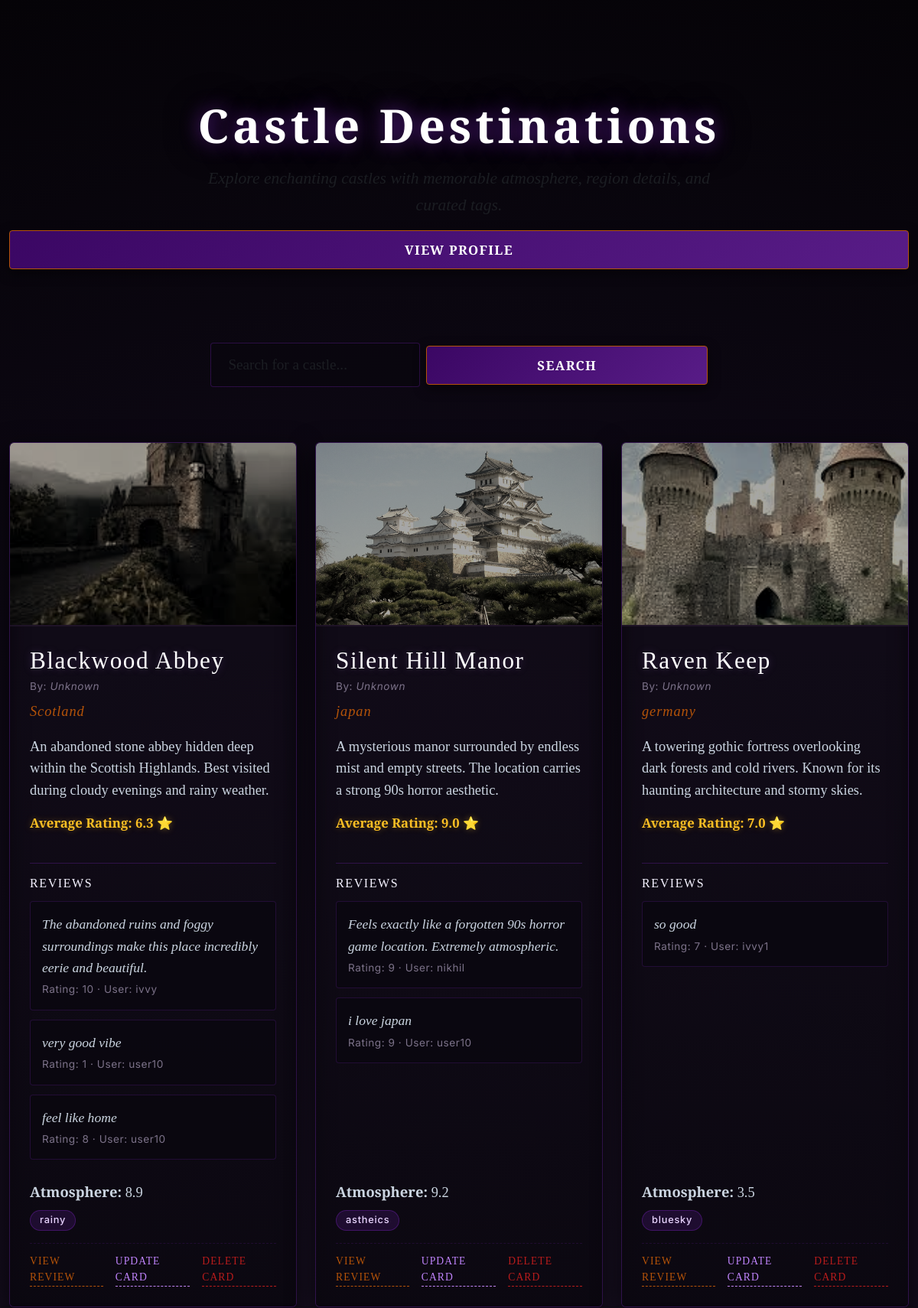
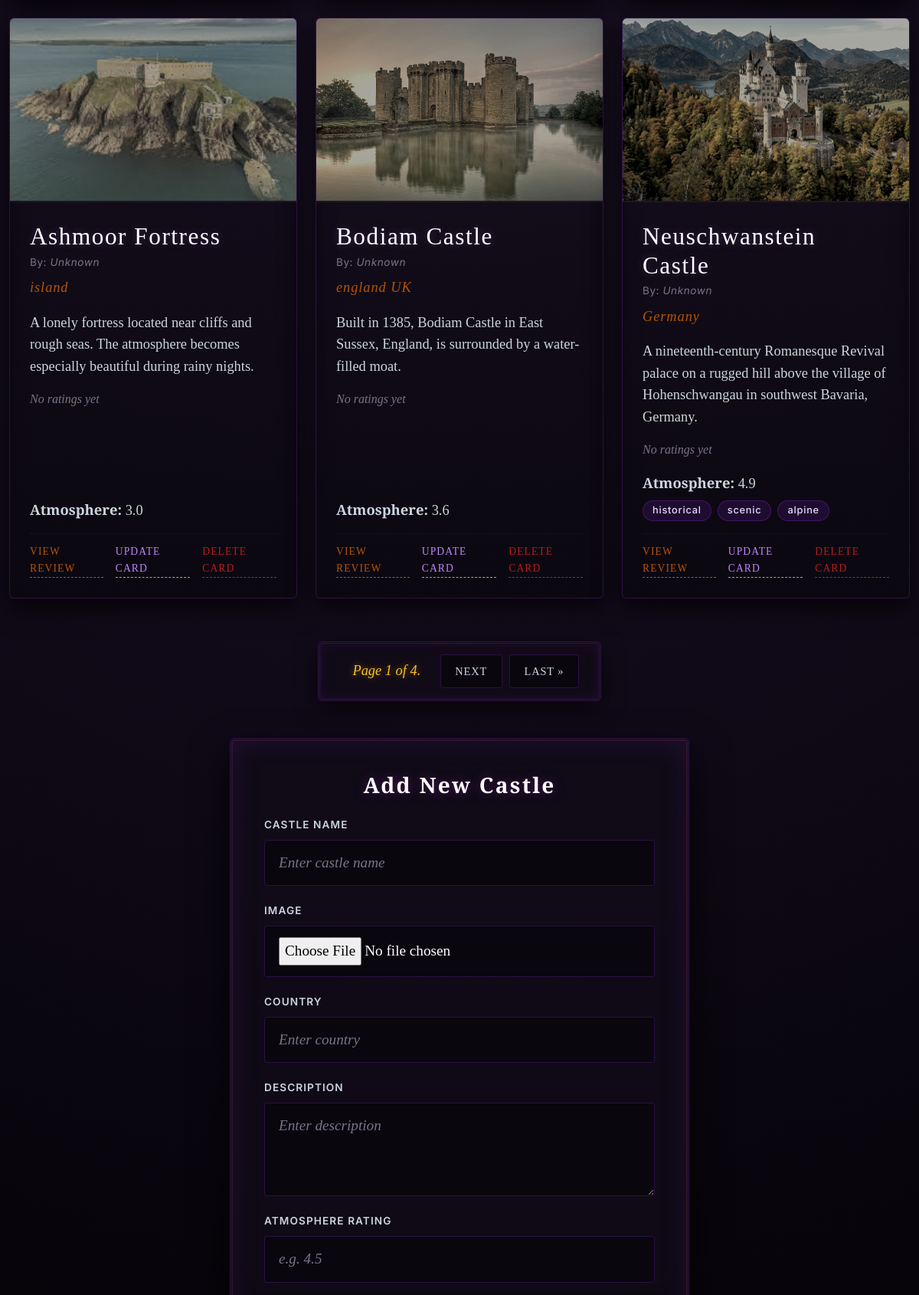
The page /home/ (signed in, upper part) on the database its author committed (2 pictures, top to bottom).
### core/models.py (models this page shows, shortened)
class Destination(models.Model):
    posted_by = models.ForeignKey(User, on_delete=models.SET_NULL, null=True, blank=True, related_name='destinations' )
    castle = models.CharField(max_length=100, unique=True)
    country = models.CharField(max_length=100)
    description = models.TextField()
    image = models.ImageField(upload_to="images/", blank=True, null=True)
    atmosphere = models.FloatField()
    tags = models.ManyToManyField('Tag',related_name="destinations", blank=True)

class Review(models.Model):
    comment = models.TextField()
    rating = models.IntegerField()
    user = models.ForeignKey(User, on_delete=models.CASCADE)
    destination = models.ForeignKey(Destination, on_delete=models.CASCADE)

class Tag(models.Model):
    name = models.CharField(max_length=50)

### core/views.py (the view, shortened to what this page needs)
# urls.py: 2. Add a URL to urlpatterns:  path('', views.home, name='home')
@login_required
def home(request):
    search = request.GET.get("castle")
    if search:
        dest = Destination.objects.filter(castle__icontains=search)
    else:
        dest = Destination.objects.annotate(Avg_rate=Avg('review__rating'))
    paginator = Paginator(dest,6)
    page_number = request.GET.get("page")
    page_obj = paginator.get_page(page_number)
    return render(request, "core/home.html",{"page_obj" : page_obj, "search":search})

### templates/core/home.html (shortened to what this page needs)
<!DOCTYPE html>
<html lang="en">
<head>
    {% load static %}
    <link rel="stylesheet" href="https://cdn.jsdelivr.net/npm/bootstrap@5.3.8/dist/css/bootstrap.min.css">
    <link rel="stylesheet" href="{% static 'core/styles.css' %}">
</head>
<body>
    <div class="container py-5">
        <div class="text-center mb-5 home-hero">
            <h1 class="hero-title display-5 fw-bold">Castle Destinations</h1>
            <p class="text-muted">Explore enchanting castles with memorable atmosphere, region details, and curated tags.</p>
            <div class="profile-actions mt-3">
                <a href="{% url 'profile' %}" class="btn btn-primary px-4 py-2">View Profile</a>
            </div>
        </div>
        <div class="search-container mb-5">
            <form method="get" class="d-flex gap-2 justify-content-center align-items-center">
                <input type="search" name="castle" class="form-control form-control-lg w-75" placeholder="Search for a castle...">
                <button type="submit" class="btn btn-primary px-4 py-2">Search</button>
            </form>
        </div>
        <div class="row row-cols-1 row-cols-md-2 row-cols-lg-3 g-4 destination-list">
            {% for d in page_obj %}
            <div class="col">
                <article class="destination-card card h-100">
                    {% if d.image %}
                    <img src="{{ d.image.url }}" alt="{{ d.castle }}" class="card-img-top">
                    {% endif %}
                    <div class="card-body destination-card-body d-flex flex-column">
                        <div>
                            <h2 class="destination-card-title h4">{{ d.castle }}</h2>
                            <p class="destination-card-author mb-2">
                                <span class="text-muted-gothic">By: </span>
                                {% if d.posted_by %}
                                    <a href="{% url 'public_profile' d.posted_by.id %}" class="author-link">{{ d.posted_by.username }}</a>
                                {% else %}
                                    <span class="author-unknown">Unknown</span>
                                {% endif %}
                            </p>
                            <p class="destination-card-subtitle mb-3">{{ d.country }}</p>
                            <p class="destination-card-text mb-3">{{ d.description }}</p>
                            {% if d.Avg_rate %}
                                <p class="average-rating-stars mb-3">Average Rating: {{ d.Avg_rate|floatformat:1 }} ⭐</p>
                            {% else %}
                                <p class="average-rating-none mb-3">No ratings yet</p>
                            {% endif %}
                        </div>
                        {% if d.review_set.all %}
                        <div class="review-section mb-3">
                            <h6 class="review-title">Reviews</h6>
                            {% for review in d.review_set.all %}
                            <div class="review-card mb-2 p-3 rounded-3">
                                <p class="review-text mb-1">{{ review.comment }}</p>
                                <p class="review-meta mb-0">Rating: {{ review.rating }} · User: {{ review.user }}</p>
                            </div>
                            {% endfor %}
                        </div>
                        {% endif %}
                        <div class="mt-auto">
                            <p class="destination-card-text mb-2"><strong>Atmosphere:</strong> {{ d.atmosphere }}</p>
                            <div class="destination-card-meta d-flex flex-wrap align-items-center gap-2 mt-2">
                                {% for tag in d.tags.all %}
                                    <span class="badge rounded-pill bg-secondary">{{ tag.name }}</span>
                                {% endfor %}
                                <div class="card-action-links d-flex gap-3 align-items-center w-100 mt-2">
                                    <a href="{% url 'review_view' d.id %}" class="view-review-link">View Review</a>
                                    <a href="{% url 'update_card' d.id %}" class="update-card-link">Update Card</a>
                                    <a href="{% url 'delete_castle' d.id %}" class="delete-card-link">Delete Card</a>
                                </div>
                            </div>
                        </div>
                    </div>
                </article>
            </div>
            {% endfor %}
        </div>
        <div class="pagination">
    <span class="step-links">
        <span class="current">
            Page {{ page_obj.number }} of {{ page_obj.paginator.num_pages }}.
        </span>
        {% if page_obj.has_next %}
            <a href="?page={{ page_obj.next_page_number }}">next</a>
            <a href="?page={{ page_obj.paginator.num_pages }}">last &raquo;</a>
        {% endif %}
    </span>
</div>
        <div class="auth-card mt-5" style="max-width: 600px; margin: 0 auto;">
            <h3 class="mb-4">Add New Castle</h3>
            <form method="POST" enctype="multipart/form-data" class="auth-form">
                <label>
                    Castle Name
                    <input type="text" name="castle" placeholder="Enter castle name" required>
                </label>
                <label>
                    Image
                    <input type="file" name="image">
                </label>
                <label>
                    Country
                    <input type="text" name="country" placeholder="Enter country" required>
                </label>
                <label>
                    Description
                    <textarea name="description" placeholder="Enter description" rows="3" required></textarea>
                </label>
                <label>
                    Atmosphere Rating
                    <input type="number" step="0.1" name="atmosphere" placeholder="e.g. 4.5" required>
                </label>
            </form>
        </div>
    </div>
</body>
</html>

### rows shown on the page
Destination: image (picture), castle "Blackwood Abbey", shows "Unknown", country "Scotland", description "An abandoned stone abbey hidden deep within the Scottish Highlands. Best visited during cloudy evenings and rainy weather.", Avg_rate "6.3", atmosphere "8.9"
Review: comment "The abandoned ruins and foggy surroundings make this place incredibly eerie and beautiful.", rating "10", user "ivvy"
Review: comment "very good vibe", rating "1", user "user10"
Review: comment "feel like home", rating "8", user "user10"
Tag: name "rainy"
Destination: image (picture), castle "Silent Hill Manor", shows "Unknown", country "japan", description "A mysterious manor surrounded by endless mist and empty streets. The location carries a strong 90s horror aesthetic.", Avg_rate "9.0", atmosphere "9.2"
Review: comment "Feels exactly like a forgotten 90s horror game location. Extremely atmospheric.", rating "9", user "nikhil"
Review: comment "i love japan", rating "9", user "user10"
Tag: name "astheics"
Destination: image (picture), castle "Raven Keep", shows "Unknown", country "germany", description "A towering gothic fortress overlooking dark forests and cold rivers. Known for its haunting architecture and stormy skies.", Avg_rate "7.0", atmosphere "3.5"
Review: comment "so good", rating "7", user "ivvy1"
Tag: name "bluesky"
Destination: image (picture), castle "Ashmoor Fortress", shows "Unknown", country "island", description "A lonely fortress located near cliffs and rough seas. The atmosphere becomes especially beautiful during rainy nights.", shows "No ratings yet", atmosphere "3.0"
Destination: image (picture), castle "Bodiam Castle", shows "Unknown", country "england UK", description "Built in 1385, Bodiam Castle in East Sussex, England, is surrounded by a water-filled moat.", shows "No ratings yet", atmosphere "3.6"
Destination: image (picture), castle "Neuschwanstein Castle", shows "Unknown", country "Germany", description "A nineteenth-century Romanesque Revival palace on a rugged hill above the village of Hohenschwangau in southwest Bavaria, Germany.", shows "No ratings yet", atmosphere "4.9"
Tag: name "historical"
Tag: name "scenic"
Tag: name "alpine"

### other values the page prints
{{ page_obj.number }} "1"
{{ page_obj.paginator.num_pages }} "4"
